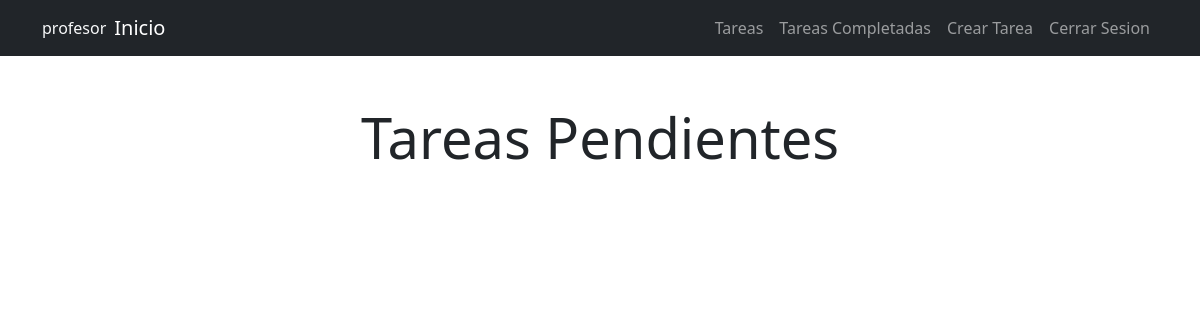
The page /tareas/ (signed in) on the database as committed earlier.
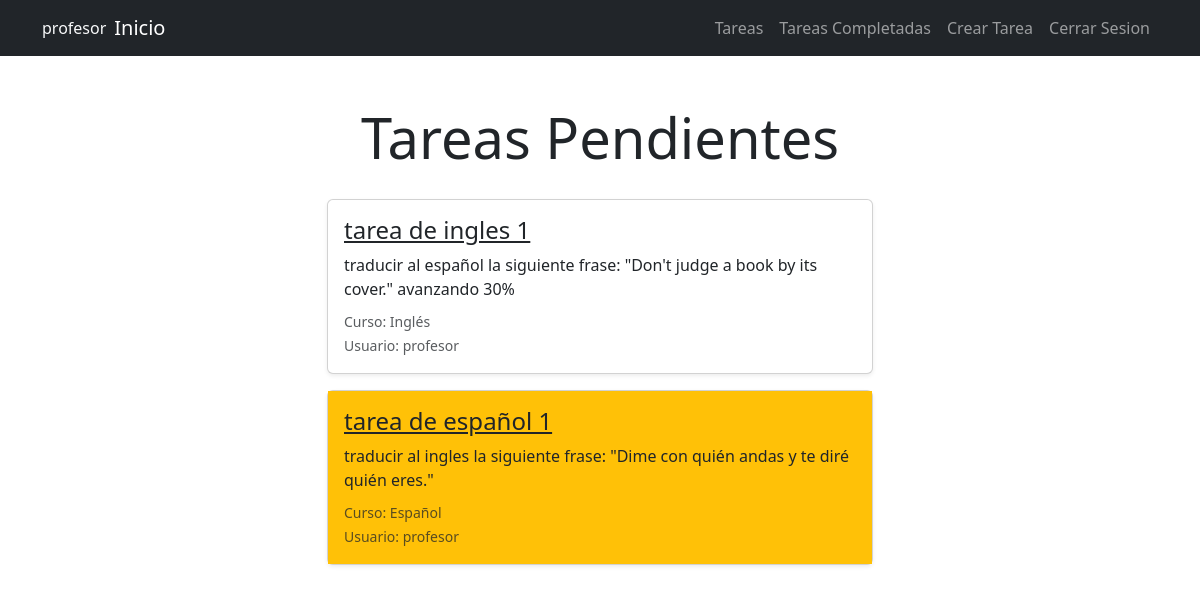
The same page on the database as committed later.
### tareas/models.py (models this page shows, shortened)
class Tarea(models.Model):
    nombre = models.CharField(max_length=100)
    descripcion = models.TextField(blank=True)
    fecha_creacion = models.DateTimeField(auto_now_add=True)
    fecha_finalizacion = models.DateTimeField(null=True)
    importante = models.BooleanField(default=False)
    curso = models.PositiveSmallIntegerField(choices=Curso.CURSO_CHOICES)
    usuario = models.ForeignKey(User, on_delete=models.CASCADE)

### tareas/views.py (the view)
# urls.py: path('tareas/', tareas_views.tareas, name='tareas'),
@login_required
def tareas(request):
    if request.GET.get('next') == '/tareas/crear_tarea/':
        messages.error(request, "Solo un profesor puede crear tareas.")
    if es_profesor(request.user):
        tareas = Tarea.objects.filter(usuario=request.user, fecha_finalizacion__isnull=True)
    else:
        curso_estudiante = obtener_curso_de_usuario(request.user.username)
        if curso_estudiante:
            tareas = Tarea.objects.filter(curso=curso_estudiante, fecha_finalizacion__isnull=True)
        else:
            tareas = []
    return render(request, 'tareas/tareas.html', {'tareas': tareas})

### tareas/views.py (called while the page is built)
def es_profesor(user):
    return user.groups.filter(name='profesores').exists()

### tareas/templates/tareas/tareas.html (shortened to what this page needs)
{% extends 'tareas/base.html' %}
{% block content %}
<main class="container">
    <div class="row">
        <div class="col-md-6 offset-md-3 mt-5">
            <h1 class="text-center mb-4 display-4 pb-1">Tareas Pendientes</h1>
            {% for tarea in tareas %}
            <div class="card mb-3 shadow-sm">
                <div class="{% if tarea.importante %}bg-warning{% endif %} card-body">
                    <h4 class="card-title">
                        <a href="{% url 'detalle_tarea' tarea.id %}" class="text-dark">
                            {{ tarea.nombre }}
                        </a>
                    </h4>
                    <p class="card-text mb-2">{{ tarea.descripcion }}</p>
                    <p class="card-text mb-0"><small class="text-muted">Curso: {{ tarea.get_curso_display }}</small></p>
                    <p class="card-text mb-0"><small class="text-muted">Usuario: {{ tarea.usuario }}</small></p>
                </div>
            </div>
            {% endfor %}
        </div>
    </div>
</main>
{% endblock %}

Rows that differ between the two databases and show on the page:
added Tarea: nombre "tarea de ingles 1", descripcion "traducir al español la siguiente frase: \"Don't judge a book by its cover.\" avanzando 30%", curso "Inglés", usuario "profesor", importante False (drawn)
added Tarea: nombre "tarea de español 1", descripcion "traducir al ingles la siguiente frase: \"Dime con quién andas y te diré quién eres.\"", curso "Español", usuario "profesor", importante True (drawn)
